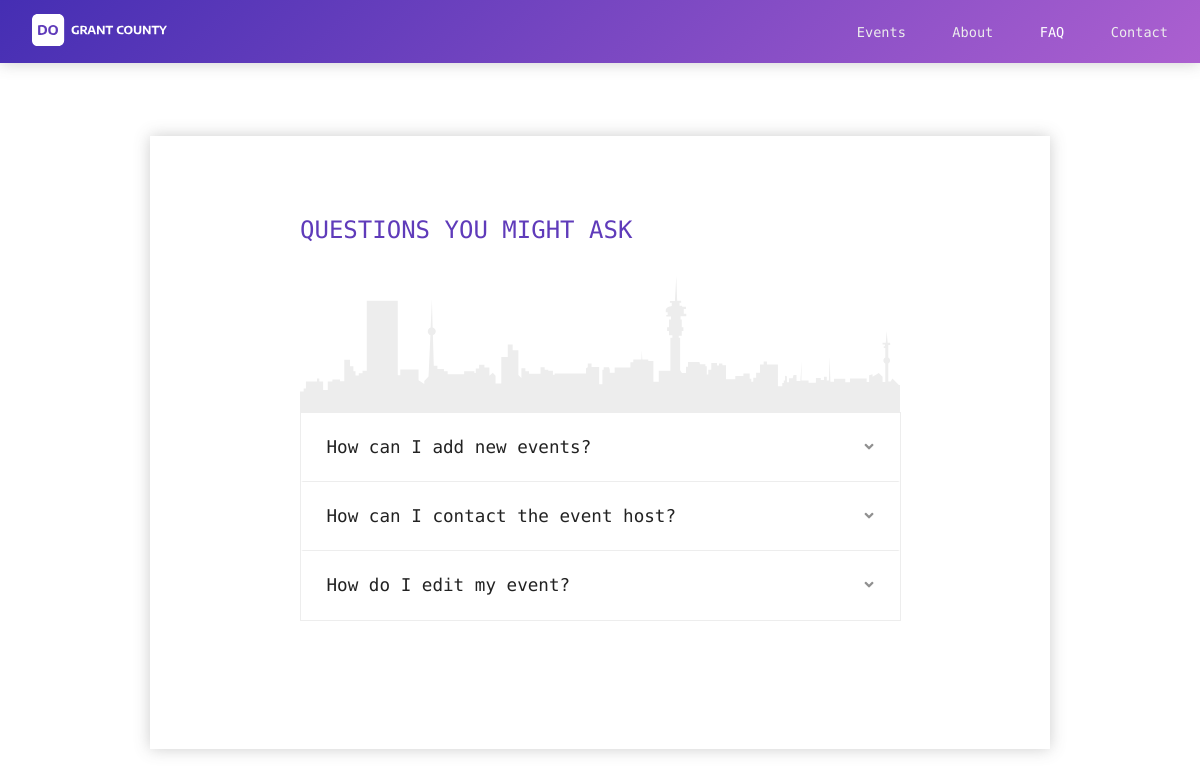
Page /faq on the committed database.
### tables this page shows
CREATE TABLE setting
(
  id              VARCHAR(14) PRIMARY KEY, /* random */
  about_title     TEXT NOT NULL,
  about_content   TEXT NOT NULL,
  faq_title       TEXT NOT NULL,
  faq_content     TEXT DEFAULT NULL,
  contact_title   TEXT NOT NULL,
  contact_email   TEXT NOT NULL,
  contact_phone   TEXT NOT NULL,
  contact_content TEXT NOT NULL,
  created_at      DATETIME DEFAULT CURRENT_TIMESTAMP
);

CREATE TABLE faq
(
  id              VARCHAR(12) PRIMARY KEY, /* random */
  question        TEXT NOT NULL,
  answer          TEXT NOT NULL,
  created_at      DATETIME DEFAULT CURRENT_TIMESTAMP
);

### dograntcounty.py (the view)
@app.route('/faq', methods=["GET", "POST"])
def faq():
    setting = db.setting()
    questions = db.questions()
    questions = db.arrange_questions(questions)
    return render_template('faq.html', questions=questions, setting=setting)

### db.py (called while the page is built)
def connect_db():
    db_path = os.path.join(dograntcounty.app.root_path, DATABASE)
    connection = sqlite3.connect(db_path)
    connection.row_factory = sqlite3.Row
    return connection

def open_db_connection():
    g.db = connect_db()

def close_db_connection():
    db = getattr(g, 'db', None)
    if db is not None:
        db.close()

def questions():
    return g.db.execute('SELECT * FROM faq').fetchall()

def arrange_questions(questions):
    new_questions = []
    for q in questions:
        new_question = {}
        new_question['id'] = q['id']
        new_question['question'] = q['question']
        new_question['answer'] = q['answer']
        new_question['date'] = datetime.datetime.strptime(q['created_at'], '%Y-%m-%d %H:%M:%S').strftime('%B') +\
                               " " + str(int(datetime.datetime.strptime(q['created_at'], '%Y-%m-%d %H:%M:%S').strftime('%d'))) + \
                               ", " + datetime.datetime.strptime(q['created_at'], '%Y-%m-%d %H:%M:%S').strftime('%Y')
        new_questions.append(new_question)
    return new_questions

def setting():
    return g.db.execute('SELECT * FROM setting WHERE id = ?',('dograntcounty',)).fetchone()

### dograntcounty.py (called while the page is built)
@app.before_request
def before():
    db.open_db_connection()

@app.teardown_request
def after(exception):
    db.close_db_connection()

### templates/faq.html (shortened to what this page needs)
{% extends 'base.html' %}
{% block content %}
    <div class="header">
        <div class="flex-box max-width margin-center margin-side">
            <div class="flex flex-center logo-bar">
                <a href="{{ url_for('index') }}"><img class="logo" alt="DO GRANTCOUNTY" src="/static/img/logo-white.svg"></a>
            </div>
            <div class="flex flex-center menu-bar desktop">
                <div class="menu"><a href="{{ url_for('events') }}">Events</a></div>
                <div class="menu"><a href="{{ url_for('about') }}">About</a></div>
                <div class="menu now"><a href="{{ url_for('faq') }}">FAQ</a></div>
                <div class="menu"><a href="{{ url_for('contact') }}">Contact</a></div>
            </div>
        </div>
    </div>
    <div class="background desktop">
    </div>
    <div class="page max-width margin-center">
        <div class="faq">
            <h2>{{ setting.faq_title }}</h2>
            <div class="background-city margin-center"></div>
            <div class="questions">
                {% for q in questions %}
                <div class="question" id="question-{{ q.id }}">
                    <div class="flex-box cursor-pointer" onclick="toggle_question('{{ q.id }}')">
                        <div class="title flex-5 flex-center text-left">{{ q.question }}</div>
                        <div class="arrow flex-1 flex-center text-right desktop"><i class="fas fa-angle-down"></i></div>
                    </div>
                </div>
                {% endfor %}
            </div>
        </div>
    </div>
{% endblock %}

### templates/base.html (shortened to what this page needs)
<!DOCTYPE html>
<html lang="en">
<head>
    <link rel="stylesheet" type="text/css" href="/static/css/style.css?ver=2.3">
    <link rel="stylesheet" type="text/css" href="/static/css/dropdown.min.css">
    <link rel="stylesheet" type="text/css" href="/static/css/prettydropdowns.css?ver=2.3">
    <link href="https://use.fontawesome.com/releases/v5.0.6/css/all.css" rel="stylesheet">
    <link href="https://cdnjs.cloudflare.com/ajax/libs/slim-select/1.10.0/slimselect.min.css" rel="stylesheet" />
    <link rel="stylesheet" href="//code.jquery.com/ui/1.11.4/themes/smoothness/jquery-ui.css" />
</head>
<body class="animated fadeIn">
{% block content %}
{% endblock %}
</body>
</html>

### static/css/style.css (style rules this page uses)
*, *:before, *:after { transition: all 0.3s ease-out; }
html { -webkit-box-sizing: border-box; -moz-box-sizing: border-box; box-sizing: border-box; }
body { font-family: 'Encode Sans Semi Expanded', sans-serif; font-weight: 300; color: #222; padding: 0; margin: 0; min-height: 100%; }
a { color: inherit; text-decoration: none; }
.max-width { max-width: 1200px; }
.margin-center { margin: 0 auto; }
.text-left { text-align: left; }
.text-right { text-align: right; }
.flex-box { display: flex; }
.flex { flex: 1; }
.flex-5 { flex: 5; }
.flex-center { align-self: center; }
.background-city { height: 9rem; width: 100%; margin-top: -1.5rem; max-width: 600px; background: url('/static/img/city.svg') repeat-x; background-position: left bottom; -webkit-background-size: cover; -moz-background-size: cover; -o-background-size: cover; background-size: cover; }
.cursor-pointer { cursor: pointer; }
.desktop { display: inline-block; }
.background { position: fixed; bottom: 0; z-index: -99; height: 100%; width: 100%; }
.header { position: fixed; width: 100%; top: 0; left: 0; background: #452eb3; background: -moz-linear-gradient(-45deg, #452eb3 0%, #ac60d0 100%); background: -webkit-linear-gradient(-45deg, #452eb3 0%,#ac60d0 100%); background: linear-gradient(135deg, #452eb3 0%,#ac60d0 100%); filter: progid:DXImageTransform.Microsoft.gradient( startColorstr='#452eb3', endColorstr='#ac60d0',GradientType=1 ); -webkit-box-shadow: 0px 0px 15px 0px rgba(89,89,89,0.3); -moz-box-shadow: 0px 0px 15px 0px rgba(89,89,89,0.3); box-shadow: 0px 0px 15px 0px rgba(89,89,89,0.3); z-index: 9999; }
.logo-bar { text-align: left; padding: 0.8rem 0; vertical-align: middle; }
.logo-bar .logo { height: 2.4rem; margin: 0; margin-top: 0.1rem; }
.menu-bar { text-align: right; vertical-align: middle; padding: 0.8rem 0; }
.menu { display: inline-block; margin-left: 2.5rem; font-size: 0.9rem; font-weight: 400; color: #ededed; }
.menu.now { color: #fff; font-weight: 500; }
.page { margin-top: 9rem; text-align: center; }
.faq, .contact, .about { margin: 0 auto; margin-bottom: 17rem; padding: 0; padding-top: 2rem; padding-bottom: 5rem; -webkit-box-shadow: 0px 0px 15px 0px rgba(89,89,89,0.3); -moz-box-shadow: 0px 0px 15px 0px rgba(89,89,89,0.3); box-shadow: 0px 0px 15px 0px rgba(89,89,89,0.3); max-width: 900px; background: #fff; }
.faq .questions { width: 90%; max-width: 599px; margin: 0 auto; margin-bottom: 3rem; border: 0.5px solid #ededed; //-webkit-box-shadow: 0px 0px 10px 0px rgba(89,89,89,0.15); //-moz-box-shadow: 0px 0px 10px 0px rgba(89,89,89,0.15); //box-shadow: 0px 0px 10px 0px rgba(89,89,89,0.15); }
.questions .question { border-left: 2.5px solid transparent; border-right: 2.5px solid transparent; border-bottom: 0.5px solid #ededed; }
.questions .question:last-of-type { border-bottom: 0.5px solid transparent; }
.questions .title { padding: 1.5rem; font-size: 1.1rem; text-align: left; }
.questions .arrow { padding: 1.5rem; font-size: 0.9rem; color: #909090; text-align: right; }
h2 { font-size: 1.5rem; color: #5F3BBA; font-weight: 300; text-align: left; max-width: 600px; margin: 3rem auto; text-transform: uppercase; }
@media all and (max-width: 1300px) and (min-width: 50px) { .logo-bar { text-align: left; padding: 0.8rem 0; vertical-align: middle; } }
@media all and (max-width: 1300px) and (min-width: 50px) { .logo-bar .logo { height: 2rem; margin: 0; margin-top: 0.1rem; } }
@media all and (max-width: 1300px) and (min-width: 50px) { .menu-bar { padding: 0.5rem 0; } }
@media all and (max-width: 1300px) and (min-width: 50px) { .page { margin-top: 8.5rem; } }
@media all and (max-width: 1300px) and (min-width: 50px) { .menu { margin-left: 2.3rem; font-size: 0.85rem; } }
@media all and (max-width: 1250px) and (min-width: 50px) { .margin-side { margin: 0 2rem; } }

### rows in the picture
setting: faq_title "QUESTIONS YOU MIGHT ASK"
faq: question "How can I add new events?"
faq: question "How can I contact the event host?"
faq: question "How do I edit my event?"
